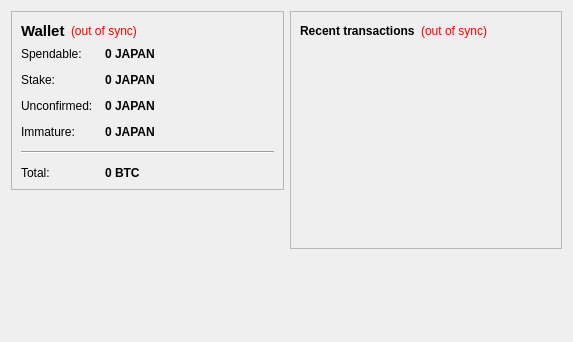
<?xml version="1.0" encoding="UTF-8"?>
<ui version="4.0">
 <class>OverviewPage</class>
 <widget class="QWidget" name="OverviewPage">
  <property name="geometry">
   <rect>
    <x>0</x>
    <y>0</y>
    <width>573</width>
    <height>342</height>
   </rect>
  </property>
  <property name="windowTitle">
   <string>Form</string>
  </property>
  <layout class="QHBoxLayout" name="horizontalLayout" stretch="1,1">
   <item>
    <layout class="QVBoxLayout" name="verticalLayout_2">
     <item>
      <widget class="QFrame" name="frame">
       <property name="frameShape">
        <enum>QFrame::StyledPanel</enum>
       </property>
       <property name="frameShadow">
        <enum>QFrame::Raised</enum>
       </property>
       <layout class="QVBoxLayout" name="verticalLayout_4">
        <item>
         <layout class="QHBoxLayout" name="horizontalLayout_4">
          <item>
           <widget class="QLabel" name="label_5">
            <property name="font">
             <font>
              <pointsize>11</pointsize>
              <weight>75</weight>
              <bold>true</bold>
             </font>
            </property>
            <property name="text">
             <string>Wallet</string>
            </property>
           </widget>
          </item>
          <item>
           <widget class="QLabel" name="labelWalletStatus">
            <property name="toolTip">
             <string>The displayed information may be out of date. Your wallet automatically synchronizes with the JAPAN network after a connection is established, but this process has not completed yet.</string>
            </property>
            <property name="styleSheet">
             <string notr="true">QLabel { color: red; }</string>
            </property>
            <property name="text">
             <string notr="true">(out of sync)</string>
            </property>
            <property name="alignment">
             <set>Qt::AlignLeading|Qt::AlignLeft|Qt::AlignVCenter</set>
            </property>
           </widget>
          </item>
          <item>
           <spacer name="horizontalSpacer_2">
            <property name="orientation">
             <enum>Qt::Horizontal</enum>
            </property>
            <property name="sizeHint" stdset="0">
             <size>
              <width>40</width>
              <height>20</height>
             </size>
            </property>
           </spacer>
          </item>
         </layout>
        </item>
        <item>
         <layout class="QFormLayout" name="formLayout_2">
          <property name="fieldGrowthPolicy">
           <enum>QFormLayout::AllNonFixedFieldsGrow</enum>
          </property>
          <property name="horizontalSpacing">
           <number>12</number>
          </property>
          <property name="verticalSpacing">
           <number>12</number>
          </property>
          <item row="0" column="0">
           <widget class="QLabel" name="label">
            <property name="text">
             <string>Spendable:</string>
            </property>
           </widget>
          </item>
          <item row="0" column="1">
           <widget class="QLabel" name="labelBalance">
            <property name="font">
             <font>
              <weight>75</weight>
              <bold>true</bold>
             </font>
            </property>
            <property name="cursor">
             <cursorShape>IBeamCursor</cursorShape>
            </property>
            <property name="toolTip">
             <string>Your current spendable balance</string>
            </property>
            <property name="text">
             <string notr="true">0 JAPAN</string>
            </property>
            <property name="textInteractionFlags">
             <set>Qt::LinksAccessibleByMouse|Qt::TextSelectableByKeyboard|Qt::TextSelectableByMouse</set>
            </property>
           </widget>
          </item>
          <item row="1" column="0">
           <widget class="QLabel" name="label_6">
            <property name="text">
             <string>Stake:</string>
            </property>
           </widget>
          </item>
          <item row="1" column="1">
           <widget class="QLabel" name="labelStake">
            <property name="font">
             <font>
              <weight>75</weight>
              <bold>true</bold>
             </font>
            </property>
            <property name="cursor">
             <cursorShape>IBeamCursor</cursorShape>
            </property>
            <property name="toolTip">
             <string>Total of coins that was staked, and do not yet count toward the current balance</string>
            </property>
            <property name="text">
             <string notr="true">0 JAPAN</string>
            </property>
            <property name="textInteractionFlags">
             <set>Qt::LinksAccessibleByMouse|Qt::TextSelectableByKeyboard|Qt::TextSelectableByMouse</set>
            </property>
           </widget>
          </item>
          <item row="2" column="0">
           <widget class="QLabel" name="label_3">
            <property name="text">
             <string>Unconfirmed:</string>
            </property>
           </widget>
          </item>
          <item row="2" column="1">
           <widget class="QLabel" name="labelUnconfirmed">
            <property name="font">
             <font>
              <weight>75</weight>
              <bold>true</bold>
             </font>
            </property>
            <property name="cursor">
             <cursorShape>IBeamCursor</cursorShape>
            </property>
            <property name="toolTip">
             <string>Total of transactions that have yet to be confirmed, and do not yet count toward the current balance</string>
            </property>
            <property name="text">
             <string notr="true">0 JAPAN</string>
            </property>
            <property name="textInteractionFlags">
             <set>Qt::LinksAccessibleByMouse|Qt::TextSelectableByKeyboard|Qt::TextSelectableByMouse</set>
            </property>
           </widget>
          </item>
          <item row="3" column="0">
           <widget class="QLabel" name="labelImmatureText">
            <property name="text">
             <string>Immature:</string>
            </property>
           </widget>
          </item>
          <item row="3" column="1">
           <widget class="QLabel" name="labelImmature">
            <property name="font">
             <font>
              <weight>75</weight>
              <bold>true</bold>
             </font>
            </property>
            <property name="toolTip">
             <string>Mined balance that has not yet matured</string>
            </property>
            <property name="text">
             <string notr="true">0 JAPAN</string>
            </property>
            <property name="textInteractionFlags">
             <set>Qt::LinksAccessibleByMouse|Qt::TextSelectableByKeyboard|Qt::TextSelectableByMouse</set>
            </property>
           </widget>
          </item>
          <item row="4" column="0" colspan="2">
           <widget class="Line" name="line">
            <property name="orientation">
             <enum>Qt::Horizontal</enum>
            </property>
           </widget>
          </item>
          <item row="5" column="0">
           <widget class="QLabel" name="labelTotalText">
            <property name="text">
             <string>Total:</string>
            </property>
           </widget>
          </item>
          <item row="5" column="1">
           <widget class="QLabel" name="labelTotal">
            <property name="font">
             <font>
              <weight>75</weight>
              <bold>true</bold>
             </font>
            </property>
            <property name="cursor">
             <cursorShape>IBeamCursor</cursorShape>
            </property>
            <property name="toolTip">
             <string>Your current total balance</string>
            </property>
            <property name="text">
             <string notr="true">0 BTC</string>
            </property>
            <property name="textInteractionFlags">
             <set>Qt::LinksAccessibleByMouse|Qt::TextSelectableByKeyboard|Qt::TextSelectableByMouse</set>
            </property>
           </widget>
          </item>
         </layout>
        </item>
       </layout>
      </widget>
     </item>
     <item>
      <spacer name="verticalSpacer">
       <property name="orientation">
        <enum>Qt::Vertical</enum>
       </property>
       <property name="sizeHint" stdset="0">
        <size>
         <width>20</width>
         <height>40</height>
        </size>
       </property>
      </spacer>
     </item>
    </layout>
   </item>
   <item>
    <layout class="QVBoxLayout" name="verticalLayout_3">
     <item>
      <widget class="QFrame" name="frame_2">
       <property name="frameShape">
        <enum>QFrame::StyledPanel</enum>
       </property>
       <property name="frameShadow">
        <enum>QFrame::Raised</enum>
       </property>
       <layout class="QVBoxLayout" name="verticalLayout">
        <item>
         <layout class="QHBoxLayout" name="horizontalLayout_2">
          <item>
           <widget class="QLabel" name="label_4">
            <property name="text">
             <string>&lt;b&gt;Recent transactions&lt;/b&gt;</string>
            </property>
           </widget>
          </item>
          <item>
           <widget class="QLabel" name="labelTransactionsStatus">
            <property name="toolTip">
             <string>The displayed information may be out of date. Your wallet automatically synchronizes with the JAPAN network after a connection is established, but this process has not completed yet.</string>
            </property>
            <property name="styleSheet">
             <string notr="true">QLabel { color: red; }</string>
            </property>
            <property name="text">
             <string notr="true">(out of sync)</string>
            </property>
            <property name="alignment">
             <set>Qt::AlignRight|Qt::AlignTrailing|Qt::AlignVCenter</set>
            </property>
           </widget>
          </item>
          <item>
           <spacer name="horizontalSpacer">
            <property name="orientation">
             <enum>Qt::Horizontal</enum>
            </property>
            <property name="sizeHint" stdset="0">
             <size>
              <width>40</width>
              <height>20</height>
             </size>
            </property>
           </spacer>
          </item>
         </layout>
        </item>
        <item>
         <widget class="QListView" name="listTransactions">
          <property name="styleSheet">
           <string notr="true">QListView { background: transparent; }</string>
          </property>
          <property name="frameShape">
           <enum>QFrame::NoFrame</enum>
          </property>
          <property name="verticalScrollBarPolicy">
           <enum>Qt::ScrollBarAlwaysOff</enum>
          </property>
          <property name="horizontalScrollBarPolicy">
           <enum>Qt::ScrollBarAlwaysOff</enum>
          </property>
          <property name="selectionMode">
           <enum>QAbstractItemView::NoSelection</enum>
          </property>
         </widget>
        </item>
       </layout>
      </widget>
     </item>
     <item>
      <spacer name="verticalSpacer_2">
       <property name="orientation">
        <enum>Qt::Vertical</enum>
       </property>
       <property name="sizeHint" stdset="0">
        <size>
         <width>20</width>
         <height>40</height>
        </size>
       </property>
      </spacer>
     </item>
    </layout>
   </item>
  </layout>
 </widget>
 <resources/>
 <connections/>
</ui>
